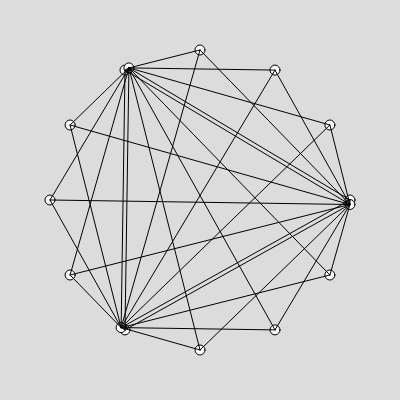
Frame 1 (no input)
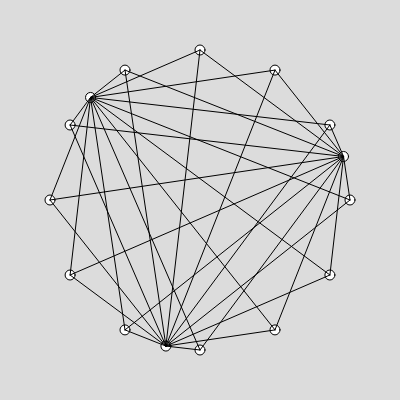
Frame 60 (no input)
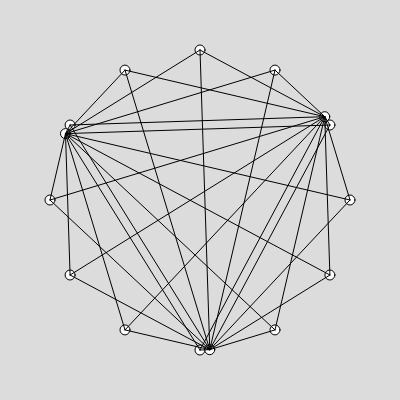
Frame 120 (the mouse pressed at the canvas centre since frame 60)

The p5.js sketch that drew these frames (run headless with seeded random() and noise() and a simulated clock; from frame 60 on, the mouse is pressed at the canvas centre):

// p5.js sketch
// ── sketch.js
let outer = []
let outerNum = 12;
let outerAngles = [];

let inner = []
let innerNum = 3;
let innerAngles = [];
let delta = 0.03;

function setup() {
  createCanvas(400, 400);
  
  for(let i = 0; i < outerNum; i++){
    outerAngles[i] = (TWO_PI/outerNum * i);
    outer[i] = new Star(outerAngles[i], false);
  }
  for(let i = 0; i < innerNum; i++){
    innerAngles[i] = (TWO_PI/innerNum * i);
    inner[i] = new Star(innerAngles[i], true);
  }
}

function draw() {
  background(220);
  translate(width/2, height/2);

  for(let i = 0; i < outerNum; i++){
    outer[i].update();
    outer[i].display();
  }
  for(let i = 0; i < innerNum; i++){
    inner[i].angle += delta;
    inner[i].update();
    inner[i].display();
  }

  for(let i = 0; i < outerNum; i++){
    for(let j = 0; j < innerNum; j++){
      line(outer[i].x, outer[i].y, inner[j].x, inner[j].y);
    }
  }
}

// ── star.js
class Star {
    constructor(angle){
        this.radius = 150;
        this.angle = angle;
    }

    update(){
        this.x = cos(this.angle) * this.radius;
        this.y = sin(this.angle) * this.radius;
    }

    display(){
        ellipse(this.x, this.y, 10, 10);
    }
}
